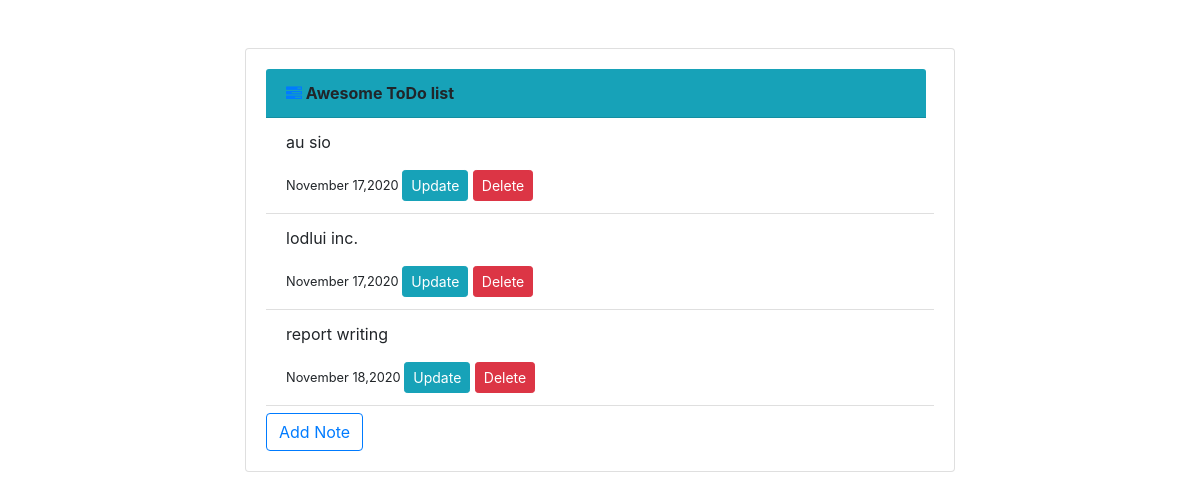
Page /task/ on the earlier database version.
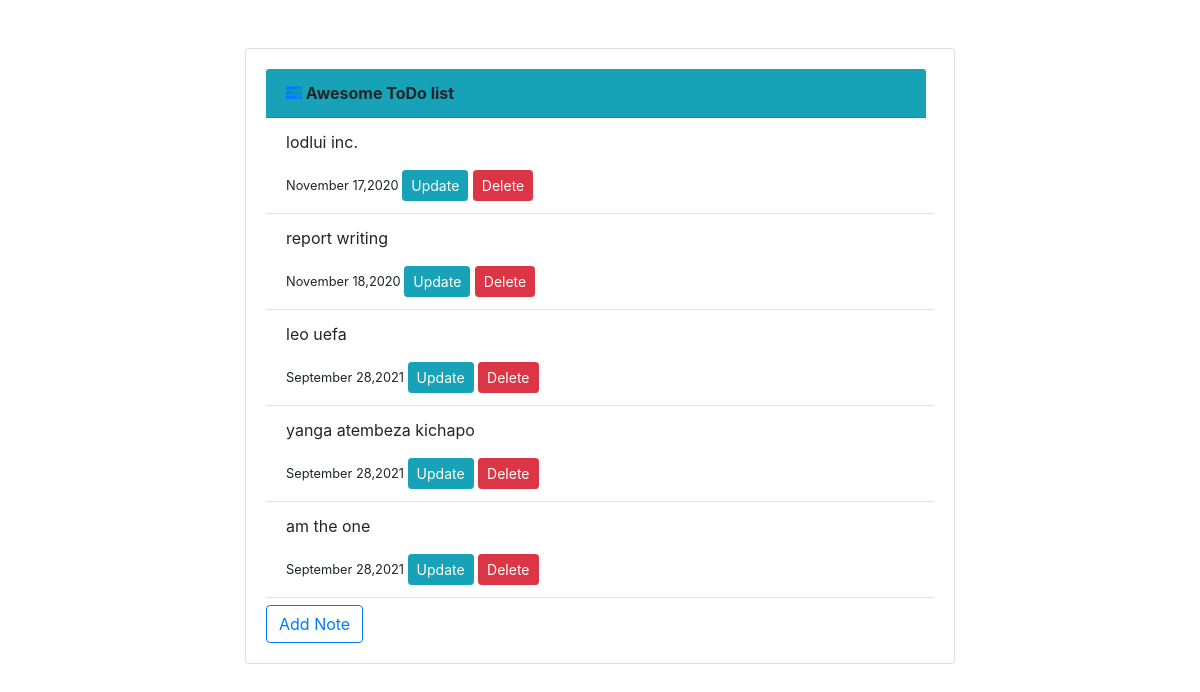
Same page on the later database version.
### task/models.py (models this page shows, shortened)
class Task(models.Model):
    notes= models.CharField(max_length=100)
    date_created=models.DateField(default=timezone.now)

### task/views.py (the view)
# urls.py: path('task/',TaskListView.as_view(),name='task-list'),
class TaskListView(ListView):
    model=Task

### task/templates/task/task_list.html
{% extends 'task/index.html' %} {% block content %}
<div class="container d-flex justify-content-center mt-5">
	<div class="col-md-8">
		<div class="card">
			<div class="card-body">
				<div class="card-header bg-info text-black font-weight-bold mr-2">
					<a class="text-decoration-none" href="{% url 'home' %}">
						<i class="fa fa-tasks" aria-hidden="true"></i>
					</a>
					Awesome ToDo list
				</div>
				{% for object in object_list %}
				<ul class="list-group list-group-flush">
					<li class="list-group-item">
						<p>{{object.notes}}</p>
						<small class="">{{object.date_created|date:"F j,Y "}}</small>
						<a
							class="btn btn-sm btn-info"
							href="{% url 'task-update' object.id %}"
							>Update</a
						>
						<a
							class="btn btn-sm btn-danger"
							href="{% url 'task-delete' object.id %}"
							>Delete</a
						>
					</li>
				</ul>
				{% endfor %}
				<a href="{% url 'task-create' %}" class="btn btn-outline-primary mt-2"
					>Add Note</a
				>
			</div>
		</div>
	</div>
</div>
{% endblock content %}

### task/templates/task/index.html (shortened to what this page needs)
<!DOCTYPE html>
<html lang="en">
	<head>
		<link
			rel="stylesheet"
			href="https://cdnjs.cloudflare.com/ajax/libs/font-awesome/4.7.0/css/font-awesome.min.css"
		/>
		<link
			rel="stylesheet"
			href="https://stackpath.bootstrapcdn.com/bootstrap/4.3.1/css/bootstrap.min.css"
		/>
	</head>
	<body>
		{% block content %} {% endblock content %}
	</body>
</html>

Differences in the rows shown:
removed Task: notes "au sio", date_created "November 17,2020"
added Task: notes "leo uefa", date_created "September 28,2021"
added Task: notes "yanga atembeza kichapo", date_created "September 28,2021"
added Task: notes "am the one", date_created "September 28,2021"
